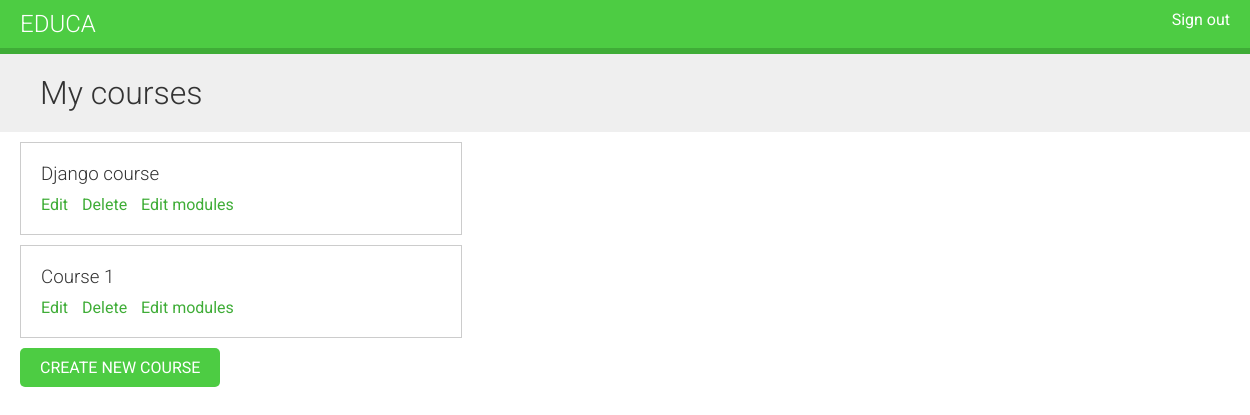
Page /course/mine/ (signed in) on the earlier database version.
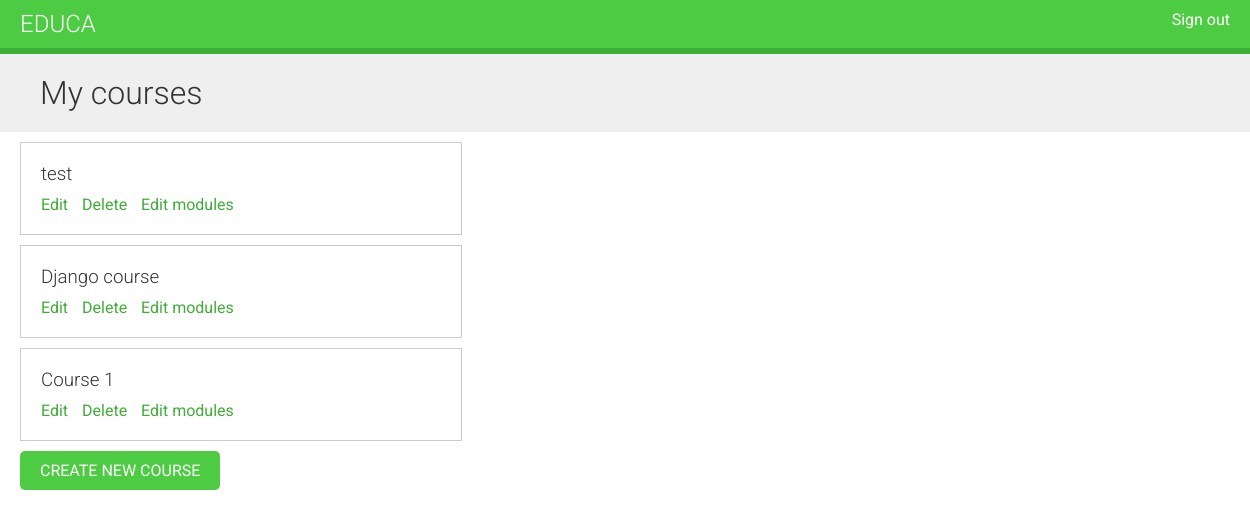
Same page on the later database version.
### courses/models.py (models this page shows, shortened)
class Course(models.Model):
    owner = models.ForeignKey(
        User, related_name="courses_created", on_delete=models.CASCADE
    )
    subject = models.ForeignKey(
        Subject, related_name="courses", on_delete=models.CASCADE
    )
    title = models.CharField(max_length=200)
    slug = models.SlugField(max_length=200, unique=True)
    overview = models.TextField()
    created = models.DateTimeField(auto_now_add=True)
    class Meta:
        ordering = ["-created"]

### courses/views.py (the view, shortened to what this page needs)
# urls.py: path("mine/", views.ManageCourseListView.as_view(), name="manage_course_list"),
class ManageCourseListView(ListView):
    model = Course
    template_name = "courses/manage/course/list.html"

### courses/views.py (called while the page is built)
    def get_queryset(self):
        qs = super().get_queryset()
        return qs.filter(owner=self.request.user)

### courses/templates/courses/manage/course/list.html (shortened to what this page needs)
{% extends "base.html" %}
{% block content %}
  <h1>My courses</h1>
  <div class="module">
    {% for course in object_list %}
      <div class="course-info">
        <h3>{{ course.title }}</h3>
        <p>
          <a href="{% url "course_edit" course.id %}">Edit</a>
          <a href="{% url "course_delete" course.id %}">Delete</a>
          <a href="{% url "course_module_update" course.id %}">Edit modules</a>
        </p>
      </div>
    {% empty %}
      <p>You haven't created any courses yet.</p>
    {% endfor %}
    <p>
      <a href="{% url "course_create" %}" class="button">Create new course</a>
    </p>
  </div>
{% endblock %}

Differences in the rows shown:
added Course: title "test"
